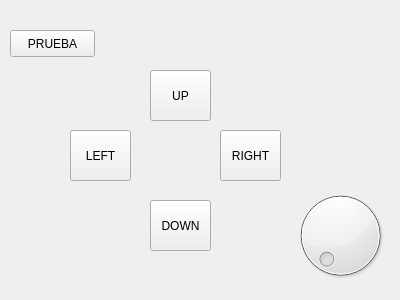
<?xml version="1.0" encoding="UTF-8"?>
<ui version="4.0">
 <class>guiDlg</class>
 <widget class="QWidget" name="guiDlg">
  <property name="geometry">
   <rect>
    <x>0</x>
    <y>0</y>
    <width>400</width>
    <height>300</height>
   </rect>
  </property>
  <property name="windowTitle">
   <string>fakeHumanAgent</string>
  </property>
  <widget class="QDial" name="giro">
   <property name="geometry">
    <rect>
     <x>290</x>
     <y>180</y>
     <width>101</width>
     <height>111</height>
    </rect>
   </property>
  </widget>
  <widget class="QPushButton" name="down">
   <property name="geometry">
    <rect>
     <x>150</x>
     <y>200</y>
     <width>61</width>
     <height>51</height>
    </rect>
   </property>
   <property name="text">
    <string>DOWN</string>
   </property>
  </widget>
  <widget class="QPushButton" name="up">
   <property name="geometry">
    <rect>
     <x>150</x>
     <y>70</y>
     <width>61</width>
     <height>51</height>
    </rect>
   </property>
   <property name="text">
    <string>UP</string>
   </property>
  </widget>
  <widget class="QPushButton" name="left">
   <property name="geometry">
    <rect>
     <x>70</x>
     <y>130</y>
     <width>61</width>
     <height>51</height>
    </rect>
   </property>
   <property name="text">
    <string>LEFT</string>
   </property>
  </widget>
  <widget class="QPushButton" name="right">
   <property name="geometry">
    <rect>
     <x>220</x>
     <y>130</y>
     <width>61</width>
     <height>51</height>
    </rect>
   </property>
   <property name="text">
    <string>RIGHT</string>
   </property>
  </widget>
  <widget class="QPushButton" name="prueba">
   <property name="geometry">
    <rect>
     <x>10</x>
     <y>30</y>
     <width>85</width>
     <height>27</height>
    </rect>
   </property>
   <property name="text">
    <string>PRUEBA</string>
   </property>
  </widget>
 </widget>
 <tabstops>
  <tabstop>left</tabstop>
  <tabstop>up</tabstop>
  <tabstop>down</tabstop>
  <tabstop>right</tabstop>
  <tabstop>giro</tabstop>
  <tabstop>prueba</tabstop>
 </tabstops>
 <resources/>
 <connections/>
</ui>
